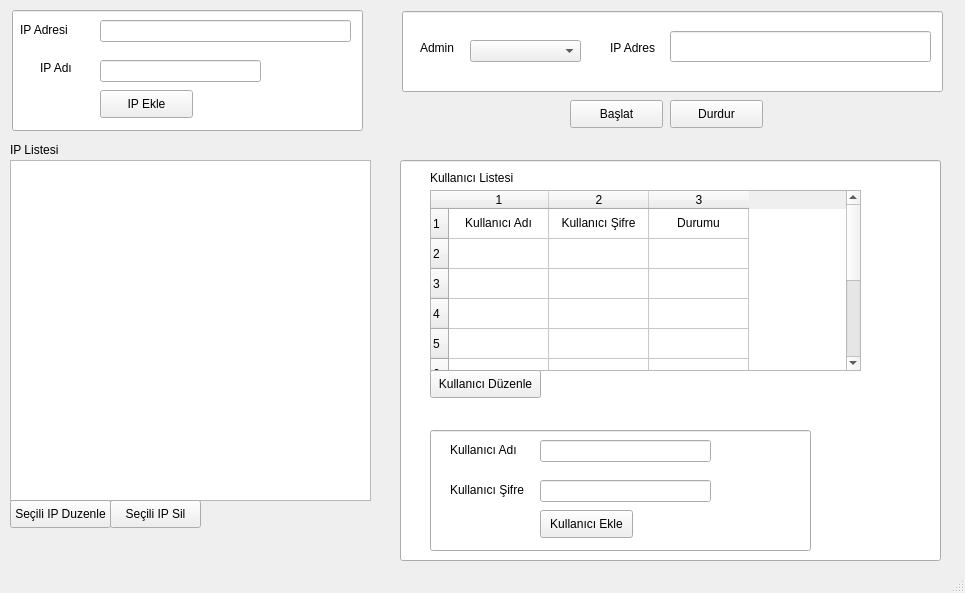
<?xml version="1.0" encoding="UTF-8"?>
<ui version="4.0">
 <class>MainWindow</class>
 <widget class="QMainWindow" name="MainWindow">
  <property name="geometry">
   <rect>
    <x>0</x>
    <y>0</y>
    <width>965</width>
    <height>593</height>
   </rect>
  </property>
  <property name="windowTitle">
   <string>Anasayfa</string>
  </property>
  <widget class="QWidget" name="centralwidget">
   <widget class="QLabel" name="label">
    <property name="geometry">
     <rect>
      <x>10</x>
      <y>140</y>
      <width>61</width>
      <height>21</height>
     </rect>
    </property>
    <property name="text">
     <string>&lt;html&gt;&lt;head/&gt;&lt;body&gt;&lt;p&gt;IP Listesi&lt;/p&gt;&lt;/body&gt;&lt;/html&gt;</string>
    </property>
   </widget>
   <widget class="QListWidget" name="listWidget">
    <property name="geometry">
     <rect>
      <x>10</x>
      <y>160</y>
      <width>361</width>
      <height>341</height>
     </rect>
    </property>
   </widget>
   <widget class="QPushButton" name="ip_duzenle_btn">
    <property name="geometry">
     <rect>
      <x>10</x>
      <y>500</y>
      <width>101</width>
      <height>28</height>
     </rect>
    </property>
    <property name="text">
     <string>Seçili IP Duzenle</string>
    </property>
   </widget>
   <widget class="QLineEdit" name="lineEdit">
    <property name="geometry">
     <rect>
      <x>402</x>
      <y>11</y>
      <width>541</width>
      <height>81</height>
     </rect>
    </property>
   </widget>
   <widget class="QLabel" name="label_2">
    <property name="geometry">
     <rect>
      <x>420</x>
      <y>40</y>
      <width>55</width>
      <height>16</height>
     </rect>
    </property>
    <property name="text">
     <string>Admin</string>
    </property>
   </widget>
   <widget class="QLabel" name="label_3">
    <property name="geometry">
     <rect>
      <x>610</x>
      <y>40</y>
      <width>55</width>
      <height>16</height>
     </rect>
    </property>
    <property name="text">
     <string>IP Adres</string>
    </property>
   </widget>
   <widget class="QLineEdit" name="baslat_ip_input">
    <property name="geometry">
     <rect>
      <x>670</x>
      <y>31</y>
      <width>261</width>
      <height>31</height>
     </rect>
    </property>
   </widget>
   <widget class="QPushButton" name="baslat_btn">
    <property name="geometry">
     <rect>
      <x>570</x>
      <y>100</y>
      <width>93</width>
      <height>28</height>
     </rect>
    </property>
    <property name="text">
     <string>Başlat</string>
    </property>
   </widget>
   <widget class="QPushButton" name="durdur_btn">
    <property name="geometry">
     <rect>
      <x>670</x>
      <y>100</y>
      <width>93</width>
      <height>28</height>
     </rect>
    </property>
    <property name="text">
     <string>Durdur</string>
    </property>
   </widget>
   <widget class="QLineEdit" name="lineEdit_4">
    <property name="geometry">
     <rect>
      <x>12</x>
      <y>10</y>
      <width>351</width>
      <height>121</height>
     </rect>
    </property>
    <property name="text">
     <string/>
    </property>
    <property name="frame">
     <bool>true</bool>
    </property>
    <property name="echoMode">
     <enum>QLineEdit::Normal</enum>
    </property>
   </widget>
   <widget class="QLabel" name="label_5">
    <property name="geometry">
     <rect>
      <x>20</x>
      <y>20</y>
      <width>71</width>
      <height>20</height>
     </rect>
    </property>
    <property name="text">
     <string>IP Adresi</string>
    </property>
   </widget>
   <widget class="QLineEdit" name="ip_adres_ekle_input">
    <property name="geometry">
     <rect>
      <x>100</x>
      <y>20</y>
      <width>251</width>
      <height>22</height>
     </rect>
    </property>
   </widget>
   <widget class="QLineEdit" name="ip_adi_ekle_input">
    <property name="geometry">
     <rect>
      <x>100</x>
      <y>60</y>
      <width>161</width>
      <height>22</height>
     </rect>
    </property>
   </widget>
   <widget class="QLabel" name="label_6">
    <property name="geometry">
     <rect>
      <x>40</x>
      <y>60</y>
      <width>41</width>
      <height>16</height>
     </rect>
    </property>
    <property name="text">
     <string>IP Adı</string>
    </property>
   </widget>
   <widget class="QPushButton" name="ip_ekle_btn">
    <property name="geometry">
     <rect>
      <x>100</x>
      <y>90</y>
      <width>93</width>
      <height>28</height>
     </rect>
    </property>
    <property name="text">
     <string>IP Ekle</string>
    </property>
   </widget>
   <widget class="QComboBox" name="baslat_comboBox">
    <property name="geometry">
     <rect>
      <x>470</x>
      <y>40</y>
      <width>111</width>
      <height>22</height>
     </rect>
    </property>
   </widget>
   <widget class="QPushButton" name="ip_sil_btn">
    <property name="geometry">
     <rect>
      <x>110</x>
      <y>500</y>
      <width>91</width>
      <height>28</height>
     </rect>
    </property>
    <property name="text">
     <string>Seçili IP Sil</string>
    </property>
   </widget>
   <widget class="QLineEdit" name="lineEdit_2">
    <property name="geometry">
     <rect>
      <x>400</x>
      <y>160</y>
      <width>541</width>
      <height>401</height>
     </rect>
    </property>
   </widget>
   <widget class="QLabel" name="label_4">
    <property name="geometry">
     <rect>
      <x>430</x>
      <y>170</y>
      <width>121</width>
      <height>16</height>
     </rect>
    </property>
    <property name="text">
     <string>&lt;html&gt;&lt;head/&gt;&lt;body&gt;&lt;p&gt;&lt;span style=&quot; font-size:9pt;&quot;&gt;Kullanıcı Listesi&lt;/span&gt;&lt;/p&gt;&lt;/body&gt;&lt;/html&gt;</string>
    </property>
   </widget>
   <widget class="QTableWidget" name="tableWidget">
    <property name="geometry">
     <rect>
      <x>430</x>
      <y>190</y>
      <width>431</width>
      <height>181</height>
     </rect>
    </property>
    <property name="rowCount">
     <number>10</number>
    </property>
    <property name="columnCount">
     <number>3</number>
    </property>
    <row/>
    <row/>
    <row/>
    <row/>
    <row/>
    <row/>
    <row/>
    <row/>
    <row/>
    <row/>
    <column/>
    <column/>
    <column/>
    <item row="0" column="0">
     <property name="text">
      <string>Kullanıcı Adı</string>
     </property>
     <property name="textAlignment">
      <set>AlignCenter</set>
     </property>
    </item>
    <item row="0" column="1">
     <property name="text">
      <string>Kullanıcı Şifre</string>
     </property>
     <property name="textAlignment">
      <set>AlignCenter</set>
     </property>
    </item>
    <item row="0" column="2">
     <property name="text">
      <string>Durumu</string>
     </property>
     <property name="textAlignment">
      <set>AlignCenter</set>
     </property>
    </item>
   </widget>
   <widget class="QLineEdit" name="lineEdit_7">
    <property name="geometry">
     <rect>
      <x>430</x>
      <y>430</y>
      <width>381</width>
      <height>121</height>
     </rect>
    </property>
   </widget>
   <widget class="QLabel" name="label_7">
    <property name="geometry">
     <rect>
      <x>450</x>
      <y>440</y>
      <width>71</width>
      <height>20</height>
     </rect>
    </property>
    <property name="text">
     <string>Kullanıcı Adı</string>
    </property>
   </widget>
   <widget class="QLineEdit" name="k_adi_input">
    <property name="geometry">
     <rect>
      <x>540</x>
      <y>440</y>
      <width>171</width>
      <height>22</height>
     </rect>
    </property>
    <property name="echoMode">
     <enum>QLineEdit::Normal</enum>
    </property>
   </widget>
   <widget class="QLabel" name="label_8">
    <property name="geometry">
     <rect>
      <x>450</x>
      <y>480</y>
      <width>81</width>
      <height>20</height>
     </rect>
    </property>
    <property name="text">
     <string>Kullanıcı Şifre</string>
    </property>
   </widget>
   <widget class="QLineEdit" name="k_sifre_input">
    <property name="geometry">
     <rect>
      <x>540</x>
      <y>480</y>
      <width>171</width>
      <height>22</height>
     </rect>
    </property>
    <property name="echoMode">
     <enum>QLineEdit::Password</enum>
    </property>
   </widget>
   <widget class="QPushButton" name="k_ekle_btn">
    <property name="geometry">
     <rect>
      <x>540</x>
      <y>510</y>
      <width>93</width>
      <height>28</height>
     </rect>
    </property>
    <property name="text">
     <string>Kullanıcı Ekle</string>
    </property>
   </widget>
   <widget class="QPushButton" name="k_duzenle_btn">
    <property name="geometry">
     <rect>
      <x>430</x>
      <y>370</y>
      <width>111</width>
      <height>28</height>
     </rect>
    </property>
    <property name="text">
     <string>Kullanıcı Düzenle</string>
    </property>
   </widget>
  </widget>
  <widget class="QStatusBar" name="statusbar"/>
 </widget>
 <resources/>
 <connections/>
</ui>
